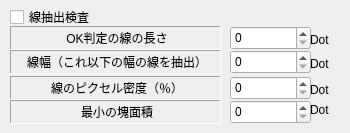
   <widget class="QWidget" name="tab_19">
    <attribute name="title">
     <string>線抽出</string>
    </attribute>
    <widget class="QSpinBox" name="EditLineMaxWidth">
     <property name="geometry">
      <rect>
       <x>230</x>
       <y>50</y>
       <width>81</width>
       <height>24</height>
      </rect>
     </property>
    </widget>
    <widget class="QSpinBox" name="EditLineMinDensityPercent">
     <property name="geometry">
      <rect>
       <x>230</x>
       <y>76</y>
       <width>81</width>
       <height>24</height>
      </rect>
     </property>
    </widget>
    <widget class="QCheckBox" name="checkBoxLineMode">
     <property name="geometry">
      <rect>
       <x>10</x>
       <y>6</y>
       <width>301</width>
       <height>22</height>
      </rect>
     </property>
     <property name="text">
      <string>線抽出検査</string>
     </property>
    </widget>
    <widget class="QLabel" name="label_145">
     <property name="geometry">
      <rect>
       <x>10</x>
       <y>50</y>
       <width>211</width>
       <height>24</height>
      </rect>
     </property>
     <property name="frameShape">
      <enum>QFrame::Panel</enum>
     </property>
     <property name="frameShadow">
      <enum>QFrame::Sunken</enum>
     </property>
     <property name="text">
      <string>線幅（これ以下の幅の線を抽出）</string>
     </property>
     <property name="alignment">
      <set>Qt::AlignCenter|Qt::AlignHCenter|Qt::AlignLeading|Qt::AlignLeft|Qt::AlignVCenter</set>
     </property>
    </widget>
    <widget class="QLabel" name="label_146">
     <property name="geometry">
      <rect>
       <x>10</x>
       <y>76</y>
       <width>211</width>
       <height>24</height>
      </rect>
     </property>
     <property name="frameShape">
      <enum>QFrame::Panel</enum>
     </property>
     <property name="frameShadow">
      <enum>QFrame::Sunken</enum>
     </property>
     <property name="text">
      <string>線のピクセル密度（％）</string>
     </property>
     <property name="alignment">
      <set>Qt::AlignCenter|Qt::AlignHCenter|Qt::AlignLeading|Qt::AlignLeft|Qt::AlignVCenter</set>
     </property>
    </widget>
    <widget class="QLabel" name="label_147">
     <property name="geometry">
      <rect>
       <x>10</x>
       <y>26</y>
       <width>211</width>
       <height>24</height>
      </rect>
     </property>
     <property name="frameShape">
      <enum>QFrame::Panel</enum>
     </property>
     <property name="frameShadow">
      <enum>QFrame::Sunken</enum>
     </property>
     <property name="text">
      <string>OK判定の線の長さ</string>
     </property>
     <property name="alignment">
      <set>Qt::AlignCenter|Qt::AlignHCenter|Qt::AlignLeading|Qt::AlignLeft|Qt::AlignVCenter</set>
     </property>
    </widget>
    <widget class="QSpinBox" name="EditLineOKMinLength">
     <property name="geometry">
      <rect>
       <x>230</x>
       <y>26</y>
       <width>81</width>
       <height>24</height>
      </rect>
     </property>
    </widget>
    <widget class="QLabel" name="label_148">
     <property name="geometry">
      <rect>
       <x>310</x>
       <y>80</y>
       <width>31</width>
       <height>20</height>
      </rect>
     </property>
     <property name="text">
      <string>Dot</string>
     </property>
    </widget>
    <widget class="QLabel" name="label_149">
     <property name="geometry">
      <rect>
       <x>310</x>
       <y>30</y>
       <width>31</width>
       <height>20</height>
      </rect>
     </property>
     <property name="text">
      <string>Dot</string>
     </property>
    </widget>
    <widget class="QLabel" name="label_150">
     <property name="geometry">
      <rect>
       <x>310</x>
       <y>54</y>
       <width>31</width>
       <height>20</height>
      </rect>
     </property>
     <property name="text">
      <string>Dot</string>
     </property>
    </widget>
    <widget class="QLabel" name="label_151">
     <property name="geometry">
      <rect>
       <x>10</x>
       <y>100</y>
       <width>211</width>
       <height>24</height>
      </rect>
     </property>
     <property name="frameShape">
      <enum>QFrame::Panel</enum>
     </property>
     <property name="frameShadow">
      <enum>QFrame::Sunken</enum>
     </property>
     <property name="text">
      <string>最小の塊面積</string>
     </property>
     <property name="alignment">
      <set>Qt::AlignCenter|Qt::AlignHCenter|Qt::AlignLeading|Qt::AlignLeft|Qt::AlignVCenter</set>
     </property>
    </widget>
    <widget class="QLabel" name="label_152">
     <property name="geometry">
      <rect>
       <x>310</x>
       <y>100</y>
       <width>31</width>
       <height>20</height>
      </rect>
     </property>
     <property name="text">
      <string>Dot</string>
     </property>
    </widget>
    <widget class="QSpinBox" name="EditLineMinCluster">
     <property name="geometry">
      <rect>
       <x>230</x>
       <y>100</y>
       <width>81</width>
       <height>24</height>
      </rect>
     </property>
     <property name="maximum">
      <number>10000</number>
     </property>
    </widget>
   </widget>
